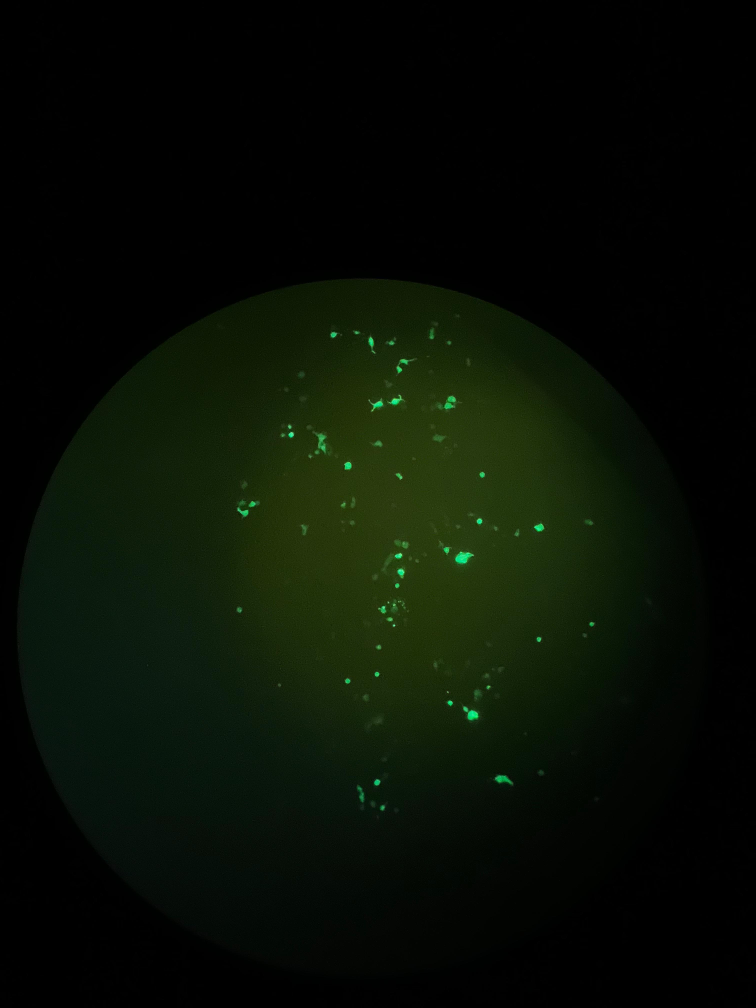
#> input picture images/cel1.jpeg, 3024 x 4032 px (shown at 1/4 size); its folder holds only this picture in this run
$ python -i analysis_core.py   (imports and definitions only)
#> lines starting #> are read from the running program, lines starting #| are printed output that depends on the picture; after the words box and inside, x2 and y2 are one past the last pixel; in counts of white or black regions, pixels touching at a corner belong together
#> further down, picture is the input picture: shape (4032, 3024, 3); mean B, G, R 4.6, 14.9, 8.1
"""Pure analysis functions for cell counting. No UI dependencies."""
import cv2
import itertools
import numpy as np


def split_clumped_cells(thresh_roi, img_bgr_roi):
    """Split a single large blob using watershed. Returns (sub_count, list of (cx, cy) centroids)."""
    dist = cv2.distanceTransform(thresh_roi, cv2.DIST_L2, 5)
    _, sure_fg = cv2.threshold(dist, 0.5 * dist.max(), 255, 0)
    sure_fg = np.uint8(sure_fg)
    kernel = np.ones((3, 3), np.uint8)
    sure_bg = cv2.dilate(thresh_roi, kernel, iterations=3)
    unknown = cv2.subtract(sure_bg, sure_fg)
    num_markers, markers = cv2.connectedComponents(sure_fg)
    markers = np.int32(markers) + 1  # MUST be int32 for watershed
    markers[unknown == 255] = 0
    ws_img = img_bgr_roi.copy()
    if len(ws_img.shape) == 2:
        ws_img = cv2.cvtColor(ws_img, cv2.COLOR_GRAY2BGR)
    markers = cv2.watershed(ws_img, markers)
    centroids_list = []
    for label_id in range(2, markers.max() + 1):
        ys, xs = np.where(markers == label_id)
        if len(xs) > 0:
            centroids_list.append((int(xs.mean()), int(ys.mean())))
    return len(centroids_list), centroids_list


def process_image(img_bgr, brightness_threshold, min_cell_area, blur_strength, use_cleaning,
                  max_cell_area=500, use_tophat=False, tophat_kernel=50,
                  adaptive_block=99, adaptive_c=-5):
    green = img_bgr[:, :, 1]
    blurred = cv2.GaussianBlur(green, (blur_strength, blur_strength), 0)
    if use_tophat:
        k = int(tophat_kernel)
        bg_kernel = cv2.getStructuringElement(cv2.MORPH_ELLIPSE, (k, k))
        flat_field = cv2.morphologyEx(blurred, cv2.MORPH_TOPHAT, bg_kernel)
        block = int(adaptive_block)
        block = block if block % 2 == 1 else block + 1
        block = max(3, block)
        thresh = cv2.adaptiveThreshold(
            flat_field, 255,
            cv2.ADAPTIVE_THRESH_GAUSSIAN_C,
            cv2.THRESH_BINARY,
            block,
            int(adaptive_c)
        )
    else:
        _, thresh = cv2.threshold(blurred, brightness_threshold, 255, cv2.THRESH_BINARY)
    if use_cleaning:
        kernel = np.ones((3, 3), np.uint8)
        thresh = cv2.morphologyEx(thresh, cv2.MORPH_OPEN, kernel)
    num_labels, labels_map, stats, centroids = cv2.connectedComponentsWithStats(thresh)
    count = 0
    viz = img_bgr.copy()
    centroids_list = []
    h, w = img_bgr.shape[:2]
    for i in range(1, num_labels):
        area = stats[i, cv2.CC_STAT_AREA]
        if area < min_cell_area:
            continue
        if area > max_cell_area:
            # Extract ROI with 3px padding clamped to image bounds
            x0 = max(0, stats[i, cv2.CC_STAT_LEFT] - 3)
            y0 = max(0, stats[i, cv2.CC_STAT_TOP] - 3)
            x1 = min(w, stats[i, cv2.CC_STAT_LEFT] + stats[i, cv2.CC_STAT_WIDTH] + 3)
            y1 = min(h, stats[i, cv2.CC_STAT_TOP] + stats[i, cv2.CC_STAT_HEIGHT] + 3)
            thresh_roi = thresh[y0:y1, x0:x1]
            bgr_roi = img_bgr[y0:y1, x0:x1]
            sub_count, sub_centroids = split_clumped_cells(thresh_roi, bgr_roi)
            if sub_count == 0:
                sub_count = 1
                cx, cy = centroids[i]
                sub_centroids = [(int(cx) - x0, int(cy) - y0)]
            for local_cx, local_cy in sub_centroids:
                global_cx = x0 + local_cx
                global_cy = y0 + local_cy
                count += 1
                centroids_list.append((global_cx, global_cy))
                cv2.circle(viz, (global_cx, global_cy), 18, (0, 0, 255), 2)
                cv2.putText(viz, str(count), (global_cx - 10, global_cy - 25),
                            cv2.FONT_HERSHEY_SIMPLEX, 0.7, (255, 255, 255), 2)
        else:
            count += 1
            cx, cy = centroids[i]
            centroids_list.append((int(cx), int(cy)))
            cv2.circle(viz, (int(cx), int(cy)), 18, (0, 0, 255), 2)
            cv2.putText(viz, str(count), (int(cx) - 10, int(cy) - 25),
                        cv2.FONT_HERSHEY_SIMPLEX, 0.7, (255, 255, 255), 2)
    return viz, count, centroids_list


def optimize_parameters(img_bgr, use_cleaning=True):
    """Grid search for stable cell count parameters. Returns (best_brightness, best_min_area, best_blur, best_count)."""
#> called with use_cleaning = True
    # Downsample large images for speed
    h, w = img_bgr.shape[:2]
#> h = 4032; w = 3024
    scale = 1.0
    if w > 1024:
        scale = 1024.0 / w
#> scale = 0.339
        img_small = cv2.resize(img_bgr, (1024, int(h * scale)))
    else:
        img_small = img_bgr

    brightness_vals = list(range(80, 200, 20))   # 6 values
    area_vals = list(range(10, 100, 15))          # 6 values
    blur_vals = list(range(3, 17, 2))             # 7 values

    results = {}
    for b, a, bl in itertools.product(brightness_vals, area_vals, blur_vals):
        # Grid search does NOT use max_cell_area / watershed (separate concern)
        _, count, _ = process_image(img_small, b, a, bl, use_cleaning)
        results[(b, a, bl)] = count
#> this loop made 252 passes
#> (num_labels in process_image, count) on passes 1 to 3: (66, 61), (67, 61), (62, 58)
#> pass 1, in process_image, `green = img_bgr[:, :, 1]`:
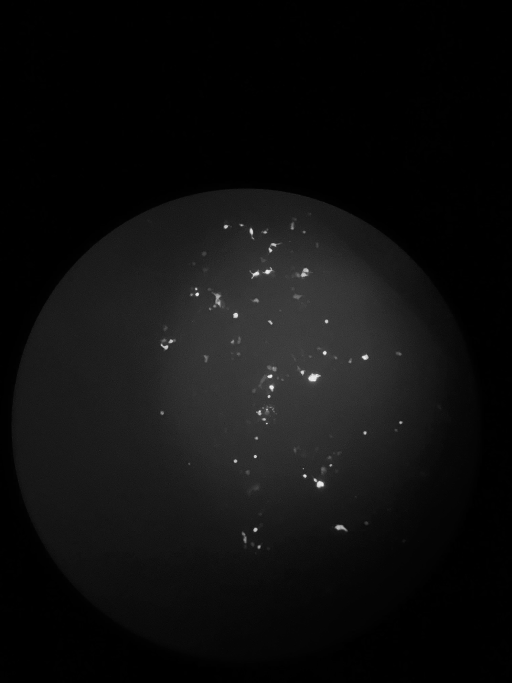
#> green: shape (1365, 1024) (shown at 1/2 size); min 0, max 254, mean 14.8
#> pass 1, in process_image, `_, thresh = cv2.threshold(blurred, brightness_threshold, 255, cv2.THRE..`:
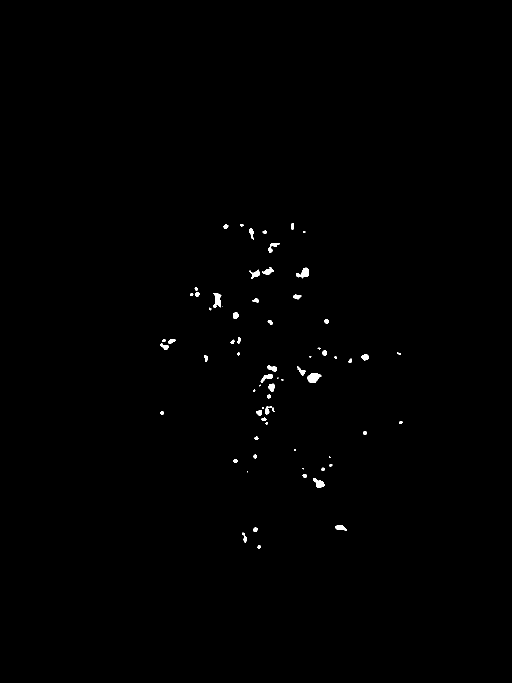
#> thresh: shape (1365, 1024) (shown at 1/2 size); 0.37% white; 70 white regions (16 under 20 px), largest, box (x1, y1, x2, y2) and area: (615, 746, 643, 766) 379, (592, 535, 618, 557) 302, (426, 586, 443, 615) 298
#> after the loop, results = 252 items

    # Stability scoring: for each combo, count neighbors with same count
    best_score, best_params = -1, (120, 25, 9)
    for (b, a, bl), count in results.items():
        score = 0
        for db, da, dbl in itertools.product([-1, 0, 1], repeat=3):
            nb = b + db * 20
            na = a + da * 15
            nbl = bl + dbl * 2
            neighbor = (nb, na, nbl)
            if neighbor in results and results[neighbor] == count:
                score += 1
        if score > best_score or (score == best_score and
            abs(b - 120) + abs(a - 25) + abs(bl - 9) <
            abs(best_params[0] - 120) + abs(best_params[1] - 25) + abs(best_params[2] - 9)):
            best_score = score
            best_params = (b, a, bl)
#> this loop made 252 passes
#> (b, a, bl, count, best_score) on passes 1, 2, 10, 15, 16, 48, 50, 53: (80, 10, 3, 61, 2), (80, 10, 5, 61, 2), (80, 25, 7, 48, 2), (80, 40, 3, 40, 3), (80, 40, 5, 40, 3), (100, 10, 13, 33, 3), (100, 25, 3, 40, 3), (100, 25, 9, 33, 3)
#> (best_score, best_params) on passes 65, 66, 67, 101, 113, 114: (4, (100, 55, 5)), (4, (100, 55, 7)), (4, (100, 55, 9)), (5, (120, 40, 7)), (6, (120, 70, 3)), (6, (120, 70, 5))
#> after the loop, best_score = 14

    return best_params[0], best_params[1], best_params[2], results[best_params]


def draw_manual_marks(base_img_rgb, clicks):
    """Draw green manual marks on an RGB image copy. Returns new RGB image."""
    img = base_img_rgb.copy()
    for n, (x, y) in enumerate(clicks, start=1):
        cv2.circle(img, (x, y), 18, (0, 255, 0), 2)
        cv2.putText(img, f"M{n}", (x - 12, y - 25),
                    cv2.FONT_HERSHEY_SIMPLEX, 0.7, (0, 255, 0), 2)
    return img

>>> import cv2
>>> picture = cv2.imread('images/cel1.jpeg')
>>> result = optimize_parameters(picture)
#> result = (160, 70, 9, 2)
